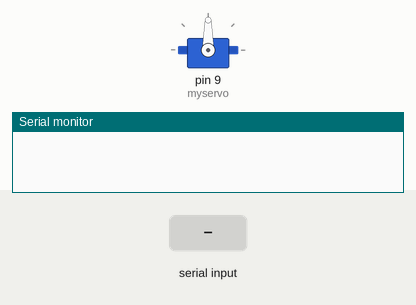
This sketch was run on a simulated Arduino Uno, built with avr-gcc and run on an emulated ATmega328P. On the bench: servo, the last lines printed to the serial monitor. The inputs (shaded band) are chosen by the test bench.

Above: at 1.2 s.
1.3 s: "90,45\n" received over Serial
At 2.3 s:
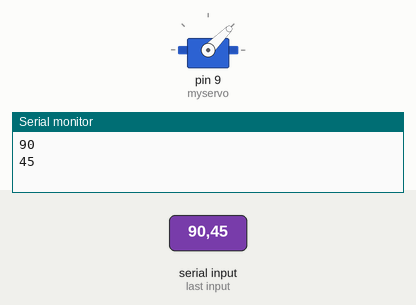
2.8 s: "30,150\n" received over Serial
At 3.5 s:
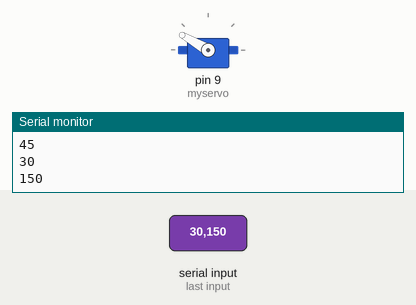
4.3 s: "5\n" received over Serial
At 5.5 s:
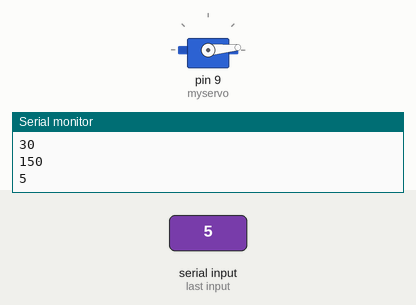
5.8 s: "200\n" received over Serial
At 6.9 s:
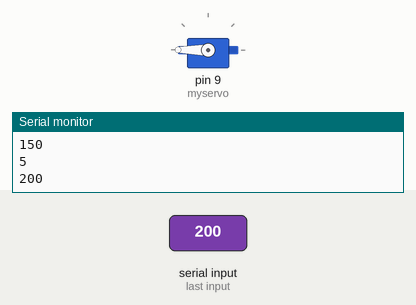
7.3 s: "90\n" received over Serial
At 8.0 s:
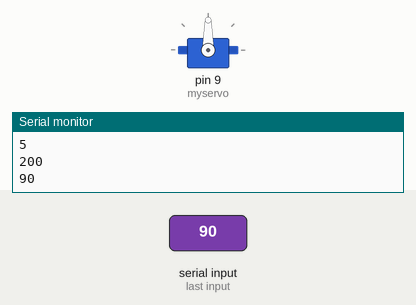
Timing chart, 0 to 9.8 s (numbered marks = the images above; inputs shaded):
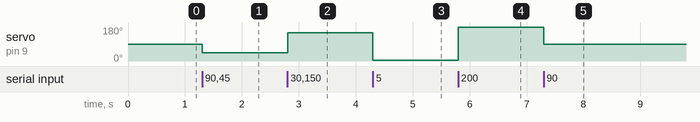

The sketch:

servo_mid_position.ino
```cpp
#include <Servo.h>

Servo myservo;

void setup()
{
  Serial.begin(9600);
  myservo.attach(9);
  myservo.write(90);
  //myservo.write(93);  // set servo to mid-point
}

void loop()
{
  while (Serial.available() == 0);
  int val = Serial.parseInt(); //read int or parseFloat for ..float...
  if(val != 0){
    Serial.println(val);
    myservo.write(val);
  }
}
```

Measured:
- after the input at 1.3 s, servo on pin 9 (myservo): 90° → 45° at once
- after the input at 2.8 s, servo on pin 9 (myservo): 45° → 150° at once
- after the input at 4.3 s, servo on pin 9 (myservo): 150° → 5° at once
- after the input at 5.8 s, servo on pin 9 (myservo): 5° → 180° at once
- after the input at 7.3 s, servo on pin 9 (myservo): 180° → 90° at once
